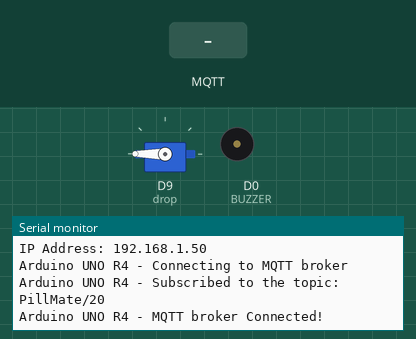
Simulated run of this sketch. Board: Arduino Uno R4 WiFi. Shown: servo, buzzer (waves = sounding, pin HIGH), the last lines printed to the serial monitor. Inputs (shaded band) come from the test bench. WiFi joins after 1.5 s; servers stay silent unless stated; no MQTT or app messages arrive unless stated.

Above: at 12.7 s.
12.8 s: MQTT message "1" arrives on the first subscribed topic
At 14.0 s:
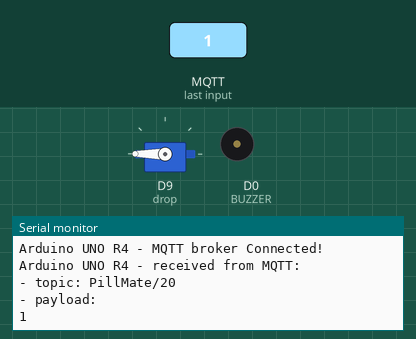
14.3 s: MQTT message "on" arrives on the first subscribed topic
At 15.2 s:
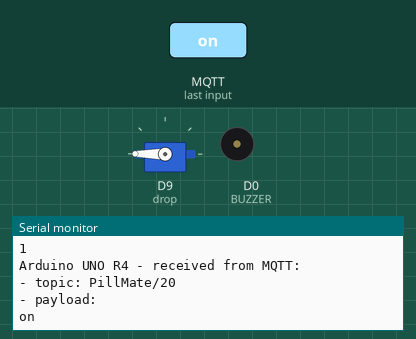
15.8 s: MQTT message "off" arrives on the first subscribed topic
At 16.3 s:
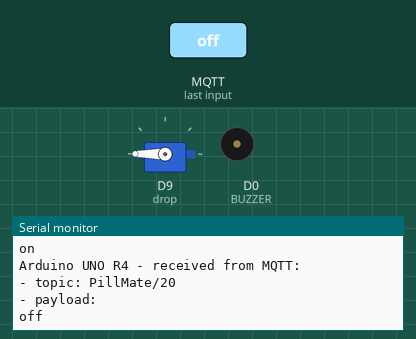

The sketch:

PillMate.ino
```cpp
/*
 *
 * This Arduino UNO R4 code is made available for public use without any restriction
 *
 */

#include <WiFiS3.h>
#include <MQTTClient.h>
#include <Servo.h>

Servo drop;

const int BUZZER = 0;

const char WIFI_SSID[] = "iPhone";     // CHANGE TO YOUR WIFI SSID
const char WIFI_PASSWORD[] = "nnnnnnnn";  // CHANGE TO YOUR WIFI PASSWORD

const char MQTT_BROKER_ADRRESS[] = "mqtt-dashboard.com";  // CHANGE TO MQTT BROKER'S ADDRESS
//const char MQTT_BROKER_ADRRESS[] = "192.168.0.11";  // CHANGE TO MQTT BROKER'S IP ADDRESS
//const int MQTT_PORT = 8884; // website
const int MQTT_PORT = 1883; // arduino
const char MQTT_CLIENT_ID[] = "clientId-MediGroup";  // CHANGE IT AS YOU DESIRE
const char MQTT_USERNAME[] = "";              // CHANGE IT IF REQUIRED, empty if not required
const char MQTT_PASSWORD[] = "";              // CHANGE IT IF REQUIRED, empty if not required

// The MQTT topics that Arduino should publish/subscribe
const char SUBSCRIBE_TOPIC[] = "PillMate/20";  // CHANGE IT AS YOU DESIRE

const int PUBLISH_INTERVAL = 5000;  // 5 seconds

WiFiClient network;
MQTTClient mqtt = MQTTClient(256);

unsigned long lastPublishTime = 0;

void setup() {
  Serial.begin(9600);
  drop.attach(9);
  drop.write(180);
  pinMode(BUZZER , OUTPUT);

  int status = WL_IDLE_STATUS;
  while (status != WL_CONNECTED) {
    Serial.print("Arduino UNO R4 - Attempting to connect to SSID: ");
    Serial.println(WIFI_SSID);
    // Connect to WPA/WPA2 network. Change this line if using open or WEP network:
    status = WiFi.begin(WIFI_SSID, WIFI_PASSWORD);

    // wait 10 seconds for connection:
    delay(10000);
  }
  // print your board's IP address:
  Serial.print("IP Address: ");
  Serial.println(WiFi.localIP());

  connectToMQTT();
}

void loop() {
  mqtt.loop();

  if (millis() - lastPublishTime > PUBLISH_INTERVAL) {
    lastPublishTime = millis();
  }
}

void connectToMQTT() {
  // Connect to the MQTT broker
  mqtt.begin(MQTT_BROKER_ADRRESS, MQTT_PORT, network);

  // Create a handler for incoming messages
  mqtt.onMessage(messageReceived);

  Serial.print("Arduino UNO R4 - Connecting to MQTT broker");

  while (!mqtt.connect(MQTT_CLIENT_ID, MQTT_USERNAME, MQTT_PASSWORD)) {
    Serial.print(".");
    delay(100);
  }
  Serial.println();

  if (!mqtt.connected()) {
    Serial.println("Arduino UNO R4 - MQTT broker Timeout!");
    return;
  }

  // Subscribe to a topic, the incoming messages are processed by messageHandler() function
  if (mqtt.subscribe(SUBSCRIBE_TOPIC))
    Serial.print("Arduino UNO R4 - Subscribed to the topic: ");
  else
    Serial.print("Arduino UNO R4 - Failed to subscribe to the topic: ");

  Serial.println(SUBSCRIBE_TOPIC);
  Serial.println("Arduino UNO R4 - MQTT broker Connected!");
}

void messageReceived(String &topic, String &payload) {
  Serial.println("Arduino UNO R4 - received from MQTT:");
  Serial.println("- topic: " + topic);
  Serial.println("- payload:");
  Serial.println(payload);

  if(payload == "ถึงเวลากินยาแล้ว💊"){
    drop.write(0);
    delay(1000);
    drop.write(180);
    delay(1000);
    digitalWrite(BUZZER , HIGH);
    delay(1000);
    digitalWrite(BUZZER , LOW);
    delay(1000);
  }

  // You can process the incoming data , then control something
  /*
  process something
  */
}
```

Measured:
- after the input at 12.8 s, the serial monitor: prints a new line at once (image 1)
- after the input at 14.3 s, the serial monitor: prints a new line at once (image 2)
- after the input at 15.8 s, the serial monitor: prints a new line at once (image 3)
